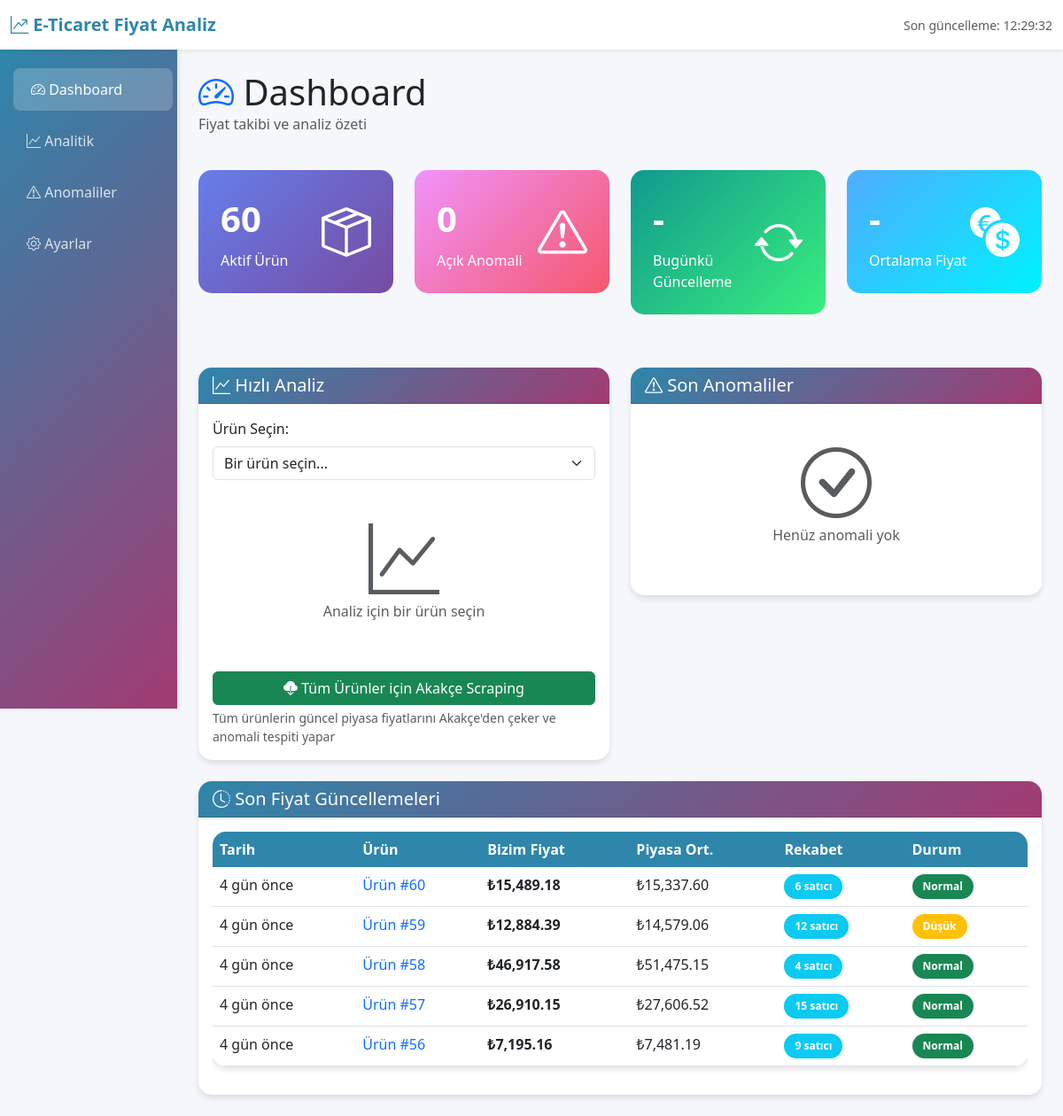
The page / on the database its author committed.
### core/database/models.py (models this page shows)
class PriceHistory(Base):
    __tablename__ = 'price_history'
    id = Column(Integer, primary_key=True)
    product_id = Column(Integer, ForeignKey('products.id'), nullable=False)
    our_price = Column(Float)
    market_min_price = Column(Float)
    market_max_price = Column(Float)
    market_avg_price = Column(Float)
    market_median_price = Column(Float)
    competitor_count = Column(Integer, default=0)
    date = Column(DateTime, default=datetime.utcnow)
    product = relationship("Product", back_populates="price_histories")

### web_dashboard/app.py (the view)
@app.route('/')
def dashboard():
    try:
        logger.info("Dashboard function started")
        session = get_db_session()
        logger.info("Database session obtained")
        total_products = session.query(Product).filter(Product.is_active == True).count()
        logger.info(f"Total products: {total_products}")
        total_anomalies = session.query(PriceAnomaly).filter(PriceAnomaly.is_resolved == False).count()
        logger.info(f"Total anomalies: {total_anomalies}")
        recent_updates = session.query(PriceHistory).order_by(PriceHistory.date.desc()).limit(5).all()
        logger.info(f"Recent updates count: {len(recent_updates)}")
        session.close()
        logger.info("Database session closed")
        products = get_all_products()
        logger.info(f"Products for dropdown: {len(products)}")
        anomalies = get_recent_anomalies(5)
        logger.info(f"Recent anomalies count: {len(anomalies)}")
        logger.info("About to render template")
        return render_template('dashboard.html',
                             total_products=total_products,
                             total_anomalies=total_anomalies,
                             products=products,
                             recent_updates=recent_updates,
                             anomalies=anomalies)
    except Exception as e:
        import traceback
        logger.error(f"Dashboard error: {e}")
        logger.error(f"Full traceback: {traceback.format_exc()}")
        return render_template('error.html', error=str(e))

### web_dashboard/templates/dashboard.html (shortened to what this page needs)
{% extends "base.html" %}
{% block content %}
<div class="row mb-4">
    <div class="col-12">
        <h1 class="display-6 mb-0">
            <i class="bi bi-speedometer2 text-primary"></i>
            Dashboard
        </h1>
        <p class="text-muted">Fiyat takibi ve analiz özeti</p>
    </div>
</div>
<div class="row mb-4" data-auto-refresh="60000">
    <div class="col-md-3 mb-3">
        <div class="stat-card">
            <div class="d-flex justify-content-between align-items-center">
                <div>
                    <div class="stat-number">{{ total_products }}</div>
                    <div>Aktif Ürün</div>
                </div>
                <div class="display-4">
                    <i class="bi bi-box-seam"></i>
                </div>
            </div>
        </div>
    </div>
    <div class="col-md-3 mb-3">
        <div class="stat-card warning">
            <div class="d-flex justify-content-between align-items-center">
                <div>
                    <div class="stat-number">{{ total_anomalies }}</div>
                    <div>Açık Anomali</div>
                </div>
                <div class="display-4">
                    <i class="bi bi-exclamation-triangle"></i>
                </div>
            </div>
        </div>
    </div>
    <div class="col-md-3 mb-3">
        <div class="stat-card success">
            <div class="d-flex justify-content-between align-items-center">
                <div>
                    <div class="stat-number" id="todayUpdates">-</div>
                    <div>Bugünkü Güncelleme</div>
                </div>
                <div class="display-4">
                    <i class="bi bi-arrow-repeat"></i>
                </div>
            </div>
        </div>
    </div>
    <div class="col-md-3 mb-3">
        <div class="stat-card info">
            <div class="d-flex justify-content-between align-items-center">
                <div>
                    <div class="stat-number" id="avgPrice">-</div>
                    <div>Ortalama Fiyat</div>
                </div>
                <div class="display-4">
                    <i class="bi bi-currency-exchange"></i>
                </div>
            </div>
        </div>
    </div>
</div>
<div class="row">
    <div class="col-md-6 mb-4">
        <div class="card">
            <div class="card-header">
                <h5 class="mb-0">
                    <i class="bi bi-graph-up"></i>
                    Hızlı Analiz
                </h5>
            </div>
            <div class="card-body">
                <div class="mb-3">
                    <label for="productSelect" class="form-label">Ürün Seçin:</label>
                    <select class="form-select" id="productSelect" onchange="loadQuickAnalysis()">
                        <option value="">Bir ürün seçin...</option>
                    </select>
                </div>
                <div id="quickAnalysisContainer">
                    <div class="text-center text-muted py-4">
                        <i class="bi bi-graph-up display-1"></i>
                        <p>Analiz için bir ürün seçin</p>
                    </div>
                </div>
                <div class="mt-3">
                    <button class="btn btn-success w-100" onclick="scrapeAllProducts()">
                        <i class="bi bi-cloud-download-fill"></i> Tüm Ürünler için Akakçe Scraping
                    </button>
                    <small class="text-muted d-block mt-1">
                        Tüm ürünlerin güncel piyasa fiyatlarını Akakçe'den çeker ve anomali tespiti yapar
                    </small>
                </div>
            </div>
        </div>
    </div>
    <div class="col-md-6 mb-4">
        <div class="card">
            <div class="card-header">
                <h5 class="mb-0">
                    <i class="bi bi-exclamation-triangle"></i>
                    Son Anomaliler
                </h5>
            </div>
            <div class="card-body">
                {% if anomalies %}
                    <div class="list-group list-group-flush">
                        {% for anomaly_data in anomalies %}
                            {% set anomaly = anomaly_data[0] %}
                            {% set product_name = anomaly_data[1] %}
                            <div class="list-group-item d-flex justify-content-between align-items-center">
                                <div>
                                    <h6 class="mb-1">{{ product_name }}</h6>
                                    <p class="mb-1 text-muted small">
                                        {{ anomaly.anomaly_type|title }} -
                                        {{ "{:.1f}".format(anomaly.deviation_percent or 0) }}% fark
                                    </p>
                                    <small class="text-muted" data-timestamp="{{ anomaly.detected_at }}">
                                        {{ anomaly.detected_at.strftime('%d.%m.%Y %H:%M') }}
                                    </small>
                                </div>
                                <span class="badge anomaly-{{ anomaly.severity }}">
                                    {{ anomaly.severity|title }}
                                </span>
                            </div>
                        {% endfor %}
                    </div>
                    <div class="text-center mt-3">
                        <a href="{{ url_for('anomalies') }}" class="btn btn-outline-primary btn-sm">
                            Tümünü Gör <i class="bi bi-arrow-right"></i>
                        </a>
                    </div>
                {% else %}
                    <div class="text-center text-muted py-4">
                        <i class="bi bi-check-circle display-1"></i>
                        <p>Henüz anomali yok</p>
                    </div>
                {% endif %}
            </div>
        </div>
    </div>
</div>
<div class="row">
    <div class="col-12">
        <div class="card">
            <div class="card-header">
                <h5 class="mb-0">
                    <i class="bi bi-clock-history"></i>
                    Son Fiyat Güncellemeleri
                </h5>
            </div>
            <div class="card-body">
                {% if recent_updates %}
                    <div class="table-responsive">
                        <table class="table table-hover">
                            <thead>
                                <tr>
                                    <th>Tarih</th>
                                    <th>Ürün</th>
                                    <th>Bizim Fiyat</th>
                                    <th>Piyasa Ort.</th>
                                    <th>Rekabet</th>
                                    <th>Durum</th>
                                </tr>
                            </thead>
                            <tbody>
                                {% for update in recent_updates %}
                                <tr>
                                    <td data-timestamp="{{ update.date }}">
                                    </td>
                                    <td>
                                        <a href="{{ url_for('product_detail', product_id=update.product_id) }}"
                                           class="text-decoration-none">
                                            Ürün #{{ update.product_id }}
                                        </a>
                                    </td>
                                    <td>
                                        <strong>₺{{ "{:,.2f}".format(update.our_price or 0) }}</strong>
                                    </td>
                                    <td>₺{{ "{:,.2f}".format(update.market_avg_price or 0) }}</td>
                                    <td>
                                        <span class="badge bg-info">
                                            {{ update.competitor_count }} satıcı
                                        </span>
                                    </td>
                                    <td>
                                        {% if update.our_price and update.market_avg_price and update.market_avg_price > 0 %}
                                            {% set ratio = update.our_price / update.market_avg_price %}
                                            {% if ratio > 1.1 %}
                                                <span class="badge bg-danger">Yüksek</span>
                                            {% elif ratio < 0.9 %}
                                                <span class="badge bg-warning">Düşük</span>
                                            {% else %}
                                                <span class="badge bg-success">Normal</span>
                                            {% endif %}
                                        {% else %}
                                            <span class="badge bg-secondary">Bilinmiyor</span>
                                        {% endif %}
                                    </td>
                                </tr>
                                {% endfor %}
                            </tbody>
                        </table>
                    </div>
                {% else %}
                    <div class="text-center text-muted py-4">
                        <i class="bi bi-inbox display-1"></i>
                        <p>Henüz güncelleme yok</p>
                    </div>
                {% endif %}
            </div>
        </div>
    </div>
</div>
{% endblock %}

### web_dashboard/templates/base.html (shortened to what this page needs)
<!DOCTYPE html>
<html lang="tr">
<head>
    <link href="https://cdn.jsdelivr.net/npm/bootstrap@5.3.0/dist/css/bootstrap.min.css" rel="stylesheet">
    <link href="https://cdn.jsdelivr.net/npm/bootstrap-icons@1.10.0/font/bootstrap-icons.css" rel="stylesheet">
</head>
<body>
    <nav class="navbar navbar-expand-lg navbar-light bg-white shadow-sm">
        <div class="container-fluid">
            <a class="navbar-brand" href="{{ url_for('dashboard') }}">
                <i class="bi bi-graph-up-arrow"></i>
                E-Ticaret Fiyat Analiz
            </a>
            <div class="collapse navbar-collapse" id="navbarNav">
                <ul class="navbar-nav ms-auto">
                    <li class="nav-item">
                        <span class="navbar-text">
                            <small class="text-muted" id="lastUpdate">Son güncelleme: Şimdi</small>
                        </span>
                    </li>
                </ul>
            </div>
        </div>
    </nav>
    <div class="container-fluid">
        <div class="row">
            <div class="col-md-2 p-0">
                <div class="sidebar">
                    <ul class="nav flex-column py-3">
                        <li class="nav-item">
                            <a class="nav-link {% if request.endpoint == 'dashboard' %}active{% endif %}"
                               href="{{ url_for('dashboard') }}">
                                <i class="bi bi-speedometer2"></i> Dashboard
                            </a>
                        </li>
                        <li class="nav-item">
                            <a class="nav-link {% if request.endpoint == 'analytics' %}active{% endif %}"
                               href="{{ url_for('analytics') }}">
                                <i class="bi bi-graph-up"></i> Analitik
                            </a>
                        </li>
                        <li class="nav-item">
                            <a class="nav-link {% if request.endpoint == 'anomalies' %}active{% endif %}"
                               href="{{ url_for('anomalies') }}">
                                <i class="bi bi-exclamation-triangle"></i> Anomaliler
                            </a>
                        </li>
                        <li class="nav-item">
                            <a class="nav-link" href="#">
                                <i class="bi bi-gear"></i> Ayarlar
                            </a>
                        </li>
                    </ul>
                </div>
            </div>
            <div class="col-md-10">
                <div class="container-fluid py-4">
                    {% block content %}{% endblock %}
                </div>
            </div>
        </div>
    </div>
</body>
</html>

### rows shown on the page
PriceHistory: product_id "60", our_price "15,489.18", market_avg_price "15,337.60", competitor_count "6", shows "Normal"
PriceHistory: product_id "59", our_price "12,884.39", market_avg_price "14,579.06", competitor_count "12", shows "Düşük"
PriceHistory: product_id "58", our_price "46,917.58", market_avg_price "51,475.15", competitor_count "4", shows "Normal"
PriceHistory: product_id "57", our_price "26,910.15", market_avg_price "27,606.52", competitor_count "15", shows "Normal"
PriceHistory: product_id "56", our_price "7,195.16", market_avg_price "7,481.19", competitor_count "9", shows "Normal"

### other values the page prints
{{ total_products }} "60"
{{ total_anomalies }} "0"
